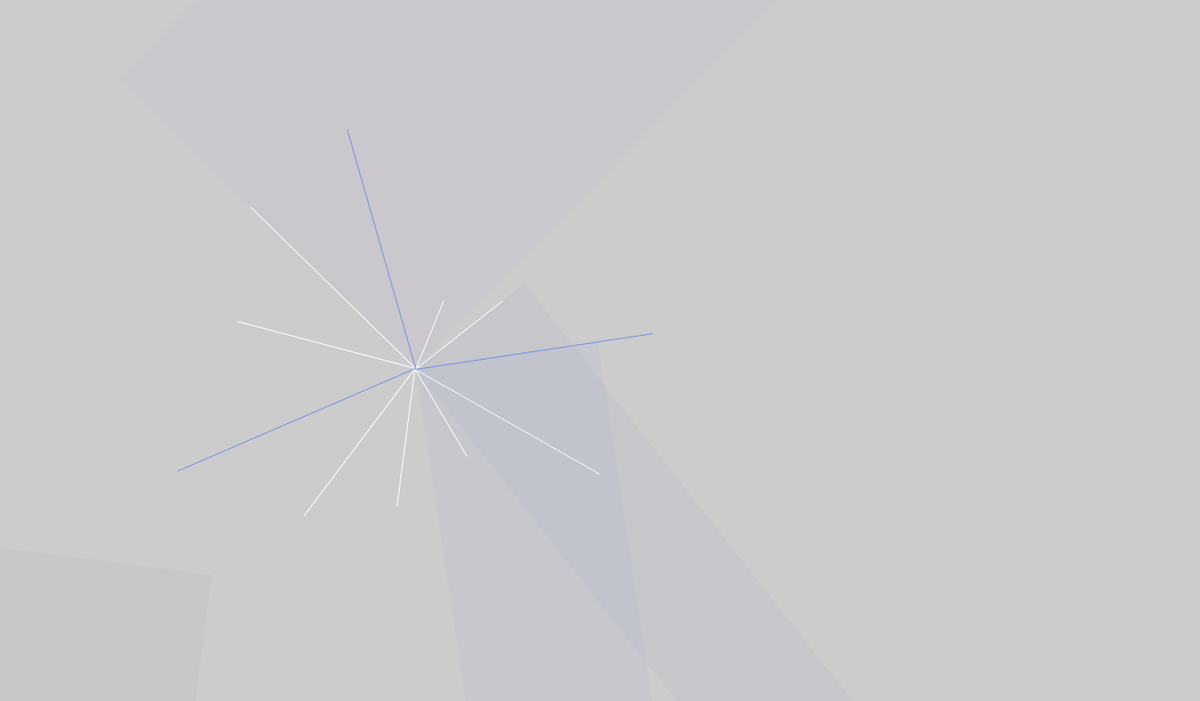
Frame 1 (no input)
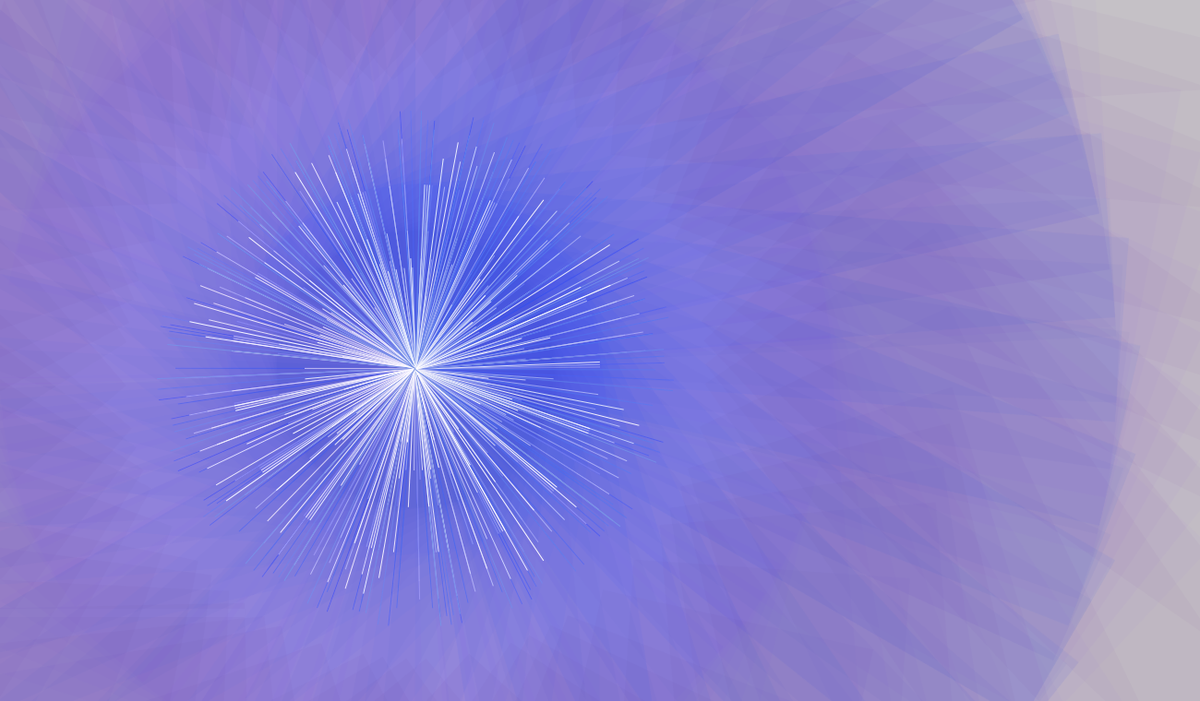
Frame 60 (the mouse pressed at the canvas centre just before this capture)
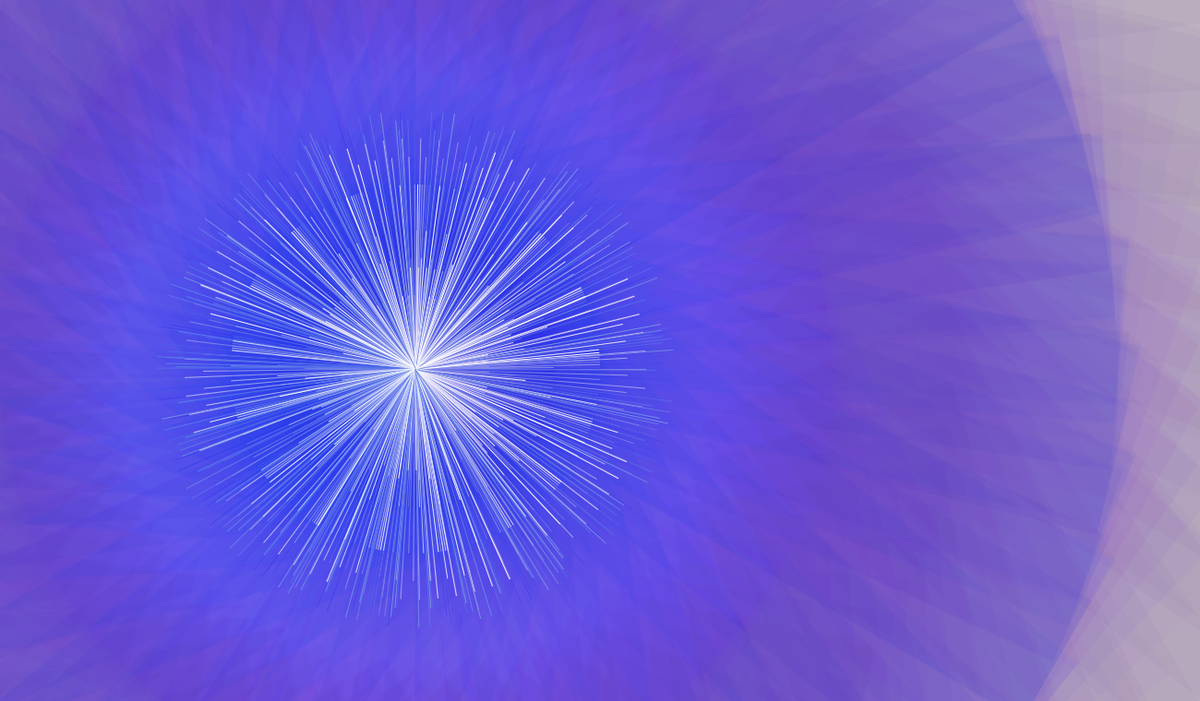
Frame 120 (the mouse held since frame 60 and released just before this capture)

The Processing sketch that drew these frames (run headless with seeded random() and noise(); from frame 60 on, the mouse is pressed at the canvas centre):

// Processing sketch: processing_16316
// ── processing_16316.pde

float angulo = 0.0;

void setup(){
  size(1300, 760);
  smooth();
    noStroke();
}

void draw(){
  angulo = angulo + 0.85;
  
  fill(255);
  
  angulo = angulo + 0.85;
  translate(450, 400);
  rotate(angulo);
  rect(0, 0, 150, 1);
  
  fill(80,11,106,7); // fucsia oscuro
  rect(250, 190, 300, height);
  
 
  fill(255);
  rotate(angulo);
  rect(0, 0, 200, 1);
  
  //fill(255);
  rotate(angulo);
  rect(0, 0, 80, 1);
  
  //fill(255);
  rotate(angulo);
  rect(0, 0, 230, 1);
  
  //fill(255);
  rotate(angulo);
  rect(0, 0, 200, 1);
  
  //fill(255);
  rotate(angulo);
  rect(0, 0, 250, 1);
  fill(95, 15,247,5); //violeta
  rect(0, 0, 450, height);
   
  fill(255);
  rotate(angulo);
  rect(0, 0, 120, 1);
  
  //angulo = angulo + 0.5;
  fill(15, 21,183,7); //azul
  rect(0, 0, 150, height);
  
  fill(255);
  rotate(angulo);
  rect(0, 0, 110, 1);
  
  //angulo = angulo + 0.52;
  fill(120,146,229);
  rotate(angulo);
  rect(0, 0, 280, 1);
  
   rotate(angulo);
  rect(0, 0, 270, 1);
  
   //angulo = angulo + 0.52;
   rotate(angulo);
  rect(0, 0, 260, 1);
  
  fill(15, 67,247,7); //azul claro
  rect(0, 0, 200, height);
  
  

}
